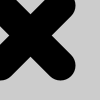
Frame 1 (no input)
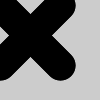
Frame 2 (the mouse pressed at the canvas centre, redrawn once)

The Processing sketch that drew these frames (run headless with seeded random() and noise(); the mouse was pressed at the canvas centre and the sketch redrawn once):

// Processing sketch: clase07e07
// ── clase07e07.pde
void setup() { 
  size(100, 100); 
  smooth(); 
  noLoop();
}

void draw() {
  drawX(0, 30);
}

void drawX(int gray, int weight) {
  stroke(gray);
  strokeWeight(weight);
  line(0, 5, 60, 65);
  line(60, 5, 0, 65);
}
